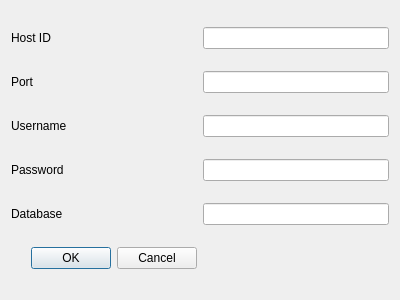
<?xml version="1.0" encoding="UTF-8"?>
<ui version="4.0">
 <class>Dialog</class>
 <widget class="QDialog" name="Dialog">
  <property name="geometry">
   <rect>
    <x>0</x>
    <y>0</y>
    <width>400</width>
    <height>300</height>
   </rect>
  </property>
  <property name="windowTitle">
   <string>Dialog</string>
  </property>
  <layout class="QGridLayout" name="gridLayout">
   <item row="0" column="0">
    <widget class="QLabel" name="label">
     <property name="text">
      <string>Host ID</string>
     </property>
    </widget>
   </item>
   <item row="3" column="0">
    <widget class="QLabel" name="label_4">
     <property name="text">
      <string>Password</string>
     </property>
    </widget>
   </item>
   <item row="2" column="0">
    <widget class="QLabel" name="label_3">
     <property name="text">
      <string>Username</string>
     </property>
    </widget>
   </item>
   <item row="0" column="1">
    <widget class="QLineEdit" name="host"/>
   </item>
   <item row="5" column="0">
    <widget class="QDialogButtonBox" name="buttonBox">
     <property name="orientation">
      <enum>Qt::Horizontal</enum>
     </property>
     <property name="standardButtons">
      <set>QDialogButtonBox::Cancel|QDialogButtonBox::Ok</set>
     </property>
    </widget>
   </item>
   <item row="1" column="0">
    <widget class="QLabel" name="label_2">
     <property name="text">
      <string>Port</string>
     </property>
    </widget>
   </item>
   <item row="4" column="0">
    <widget class="QLabel" name="label_5">
     <property name="text">
      <string>Database</string>
     </property>
    </widget>
   </item>
   <item row="1" column="1">
    <widget class="QLineEdit" name="port"/>
   </item>
   <item row="2" column="1">
    <widget class="QLineEdit" name="user"/>
   </item>
   <item row="3" column="1">
    <widget class="QLineEdit" name="password"/>
   </item>
   <item row="4" column="1">
    <widget class="QLineEdit" name="database"/>
   </item>
  </layout>
 </widget>
 <resources/>
 <connections>
  <connection>
   <sender>buttonBox</sender>
   <signal>accepted()</signal>
   <receiver>Dialog</receiver>
   <slot>accept()</slot>
   <hints>
    <hint type="sourcelabel">
     <x>248</x>
     <y>254</y>
    </hint>
    <hint type="destinationlabel">
     <x>157</x>
     <y>274</y>
    </hint>
   </hints>
  </connection>
  <connection>
   <sender>buttonBox</sender>
   <signal>rejected()</signal>
   <receiver>Dialog</receiver>
   <slot>reject()</slot>
   <hints>
    <hint type="sourcelabel">
     <x>316</x>
     <y>260</y>
    </hint>
    <hint type="destinationlabel">
     <x>286</x>
     <y>274</y>
    </hint>
   </hints>
  </connection>
 </connections>
</ui>
